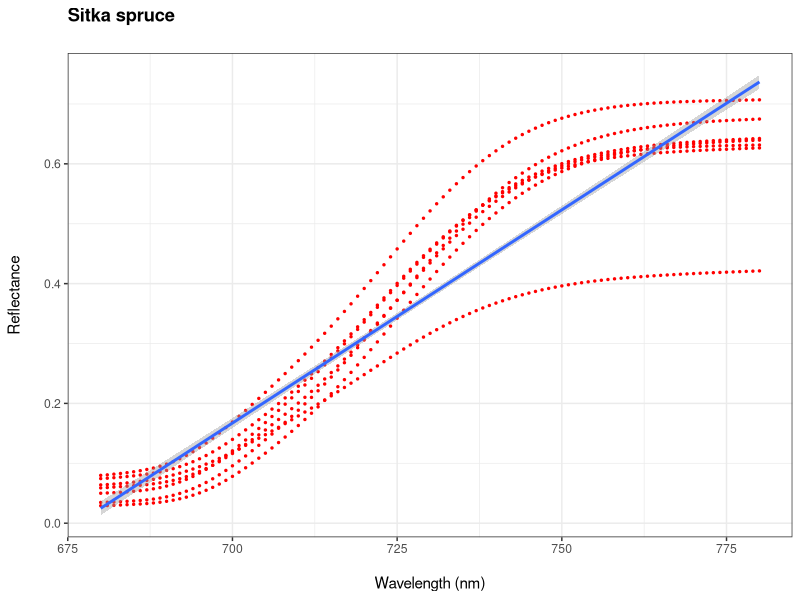
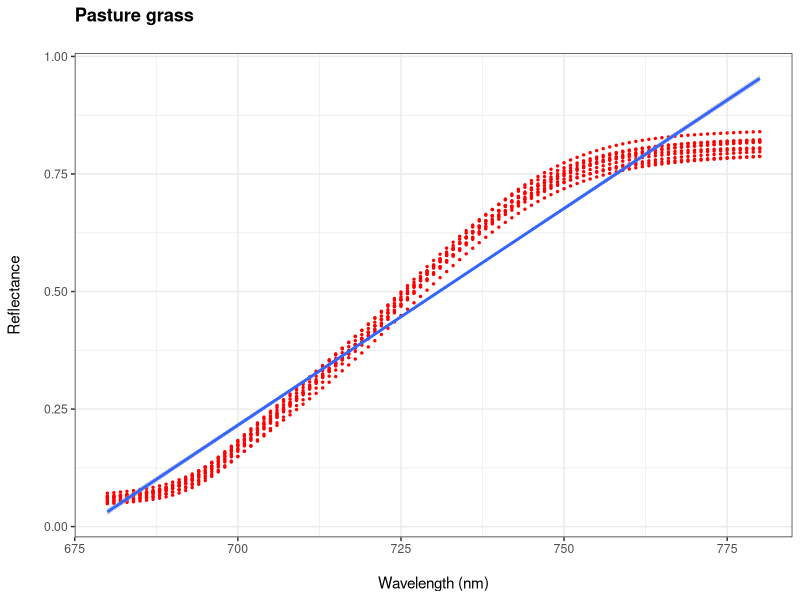
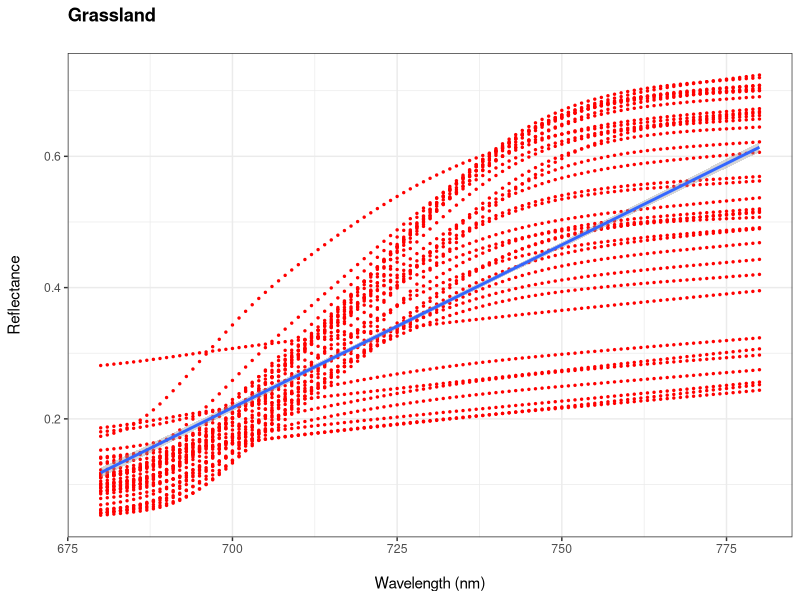
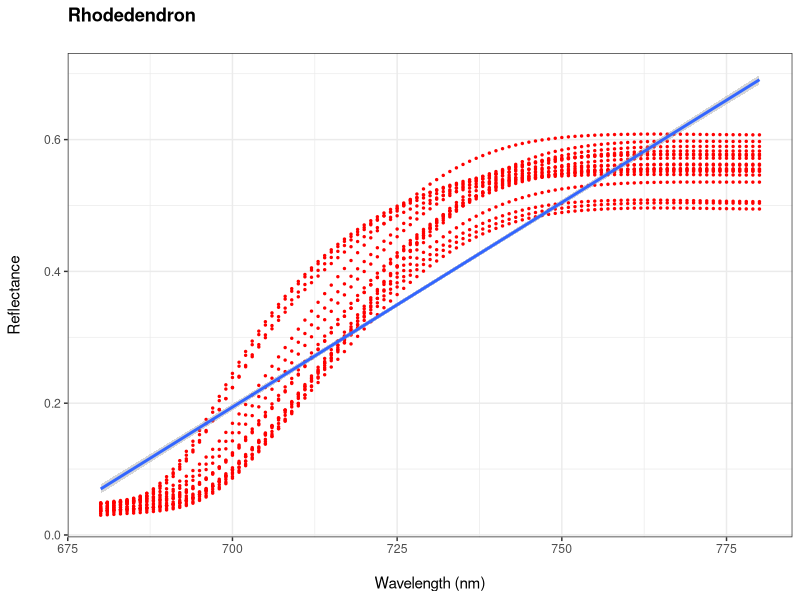
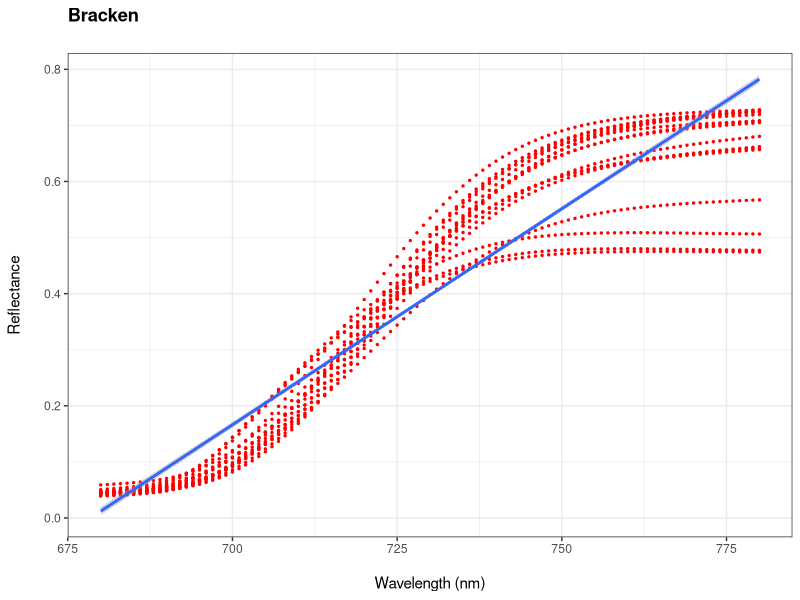
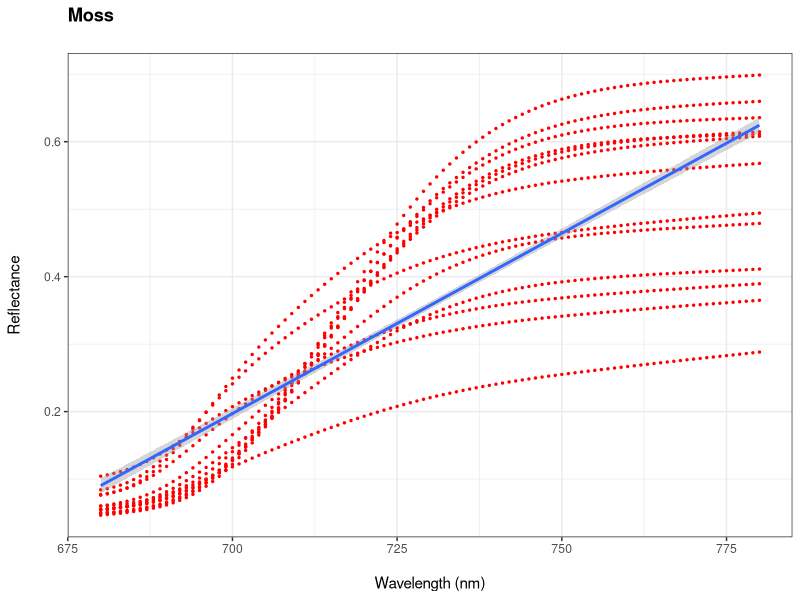
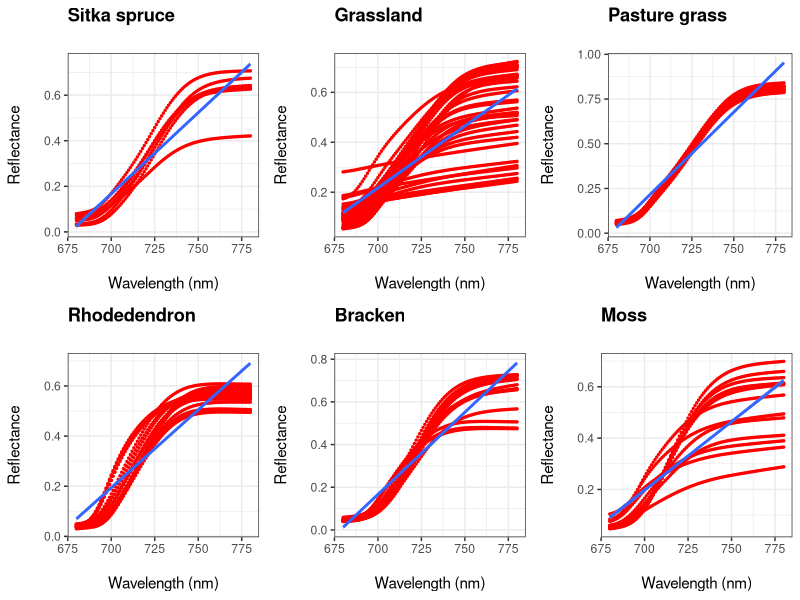

These figures' R source, in order:
library(tidyverse)
library(gridExtra)
# Import data ----
proj10_spectra <- read.csv("data/project_10_spectra.csv")

# Remove first row ----
proj10_spectra <- proj10_spectra[-1,]
proj10_spectra <- select(proj10_spectra, -c(2, 3))

# Data wrangling ----
proj10_long <- proj10_spectra %>%
  gather(sample, reflectance, c(2:131), na.rm = F) %>%
  mutate(reflectance = as.numeric(reflectance),  # change the type of data
         sample = as.factor(sample),
         wavelength = as.numeric(as.character(X))) %>%
  select(-X)

# Select red-edge only ----
rededge <- filter(proj10_long, wavelength > 679 & wavelength < 781)

# Create species-specific red edge dataframes ----

# Non-broadleaf
re_sitka <- rededge[grep("Sika", rededge$sample), ]
re_pasture <- rededge[grep("pasture", rededge$sample), ]
re_grass <- rededge[grep("grass", rededge$sample), ]
re_rho <- rededge[grep("Rho", rededge$sample), ]
re_moss <- rededge[grep("moss", rededge$sample), ]
re_br <- rededge[grep("Br", rededge$sample), ]

# Broadleaf
re_alder <- rededge[grep("Alder", rededge$sample), ]
re_ash <- rededge[grep("Ash", rededge$sample), ]
re_syc <- rededge[grep("Sycamore", rededge$sample), ]
re_lime <- rededge[grep("Lime", rededge$sample), ]
re_hc <- rededge[grep("Horse.chestnut", rededge$sample), ]
re_haz <- rededge[grep("Hazel", rededge$sample), ]
re_beech <- rededge[grep("Beech", rededge$sample), ]
re_rowan <- rededge[grep("Rowan", rededge$sample), ]
re_birch <- rededge[grep("Birch", rededge$sample), ]

# Template: re_ <- rededge[grep("", rededge$sample), ] 



# Build linear models----

# Template: lm_ <- lm(reflectance ~ wavelength, data = re_)
# lm(response ~ predictor). So reflectance is response, wavelength is predictor.
lm_sitka <- lm(reflectance ~ wavelength, data = re_sitka)
lm_pasture <- lm(reflectance ~ wavelength, data = re_pasture)
lm_grass <- lm(reflectance ~ wavelength, data = re_grass)
lm_rho <- lm(reflectance ~ wavelength, data = re_rho)
lm_br <- lm(reflectance ~ wavelength, data = re_br)
lm_moss <- lm(reflectance ~ wavelength, data = re_moss)



# Print linear models
print(lm_sitka)
print(lm_pasture)
print(lm_grass)
print(lm_rho)
print(lm_br)
print(lm_moss)


# Check for statistical significance ----

summary(lm_sitka)
summary(lm_pasture)
summary(lm_grass)
summary(lm_rho)
summary(lm_br)
summary(lm_moss)

# Make plots ----

# Sitka spruce
(p_sitka <- ggplot(re_sitka, aes(x = wavelength, y = reflectance, group = 1)) +
  geom_point(colour="red", size = 0.5) +
  geom_smooth(method=lm) +
  theme_bw() +
  ggtitle("Sitka spruce\n") +
  theme(plot.title = element_text(face = "bold")) +
  xlab("\nWavelength (nm)") + ylab("Reflectance\n"))

# Pasture grass
(p_pasture <- ggplot(re_pasture, aes(x = wavelength, y = reflectance, group = 1)) +
  geom_point(colour="red", size = 0.5) +
  geom_smooth(method=lm) +
  theme_bw() +
  ggtitle("Pasture grass\n") +
  theme(plot.title = element_text(face = "bold")) +
  xlab("\nWavelength (nm)") + ylab("Reflectance\n"))

# Grassland
(p_grass <- ggplot(re_grass, aes(x = wavelength, y = reflectance, group = 1)) +
  geom_point(colour="red", size = 0.5) +
  geom_smooth(method=lm) +
  theme_bw() +
  ggtitle("Grassland\n") +
  theme(plot.title = element_text(face = "bold")) +
  xlab("\nWavelength (nm)") + ylab("Reflectance\n"))

# Rhodedendron
(p_rho <- ggplot(re_rho, aes(x = wavelength, y = reflectance, group = 1)) +
  geom_point(colour="red", size = 0.5) +
  geom_smooth(method=lm) +
  theme_bw() +
  ggtitle("Rhodedendron\n") +
  theme(plot.title = element_text(face = "bold")) +
  xlab("\nWavelength (nm)") + ylab("Reflectance\n"))

# Bracken
(p_br <- ggplot(re_br, aes(x = wavelength, y = reflectance, group = 1)) +
  geom_point(colour="red", size = 0.5) +
  geom_smooth(method=lm) +
  theme_bw() +
  ggtitle("Bracken\n") +
  theme(plot.title = element_text(face = "bold")) +
  xlab("\nWavelength (nm)") + ylab("Reflectance\n"))

# Moss
(p_moss <- ggplot(re_moss, aes(x = wavelength, y = reflectance, group = 1)) +
  geom_point(colour="red", size = 0.5) +
  geom_smooth(method=lm) +
  theme_bw() +
  ggtitle("Moss\n") +
  theme(plot.title = element_text(face = "bold")) +
  xlab("\nWavelength (nm)") + ylab("Reflectance\n"))

# Combine plots into one graphic ----

re_combined <- grid.arrange(p_sitka, p_grass, p_pasture, p_rho, p_br, p_moss, nrow = 2)
